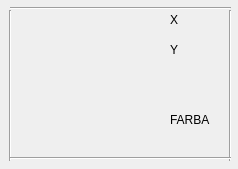
<?xml version="1.0" encoding="UTF-8"?>
<ui version="4.0">
 <class>HistoryItem</class>
 <widget class="QWidget" name="HistoryItem">
  <property name="geometry">
   <rect>
    <x>0</x>
    <y>0</y>
    <width>238</width>
    <height>169</height>
   </rect>
  </property>
  <property name="windowTitle">
   <string>Form</string>
  </property>
  <widget class="QLabel" name="label">
   <property name="geometry">
    <rect>
     <x>170</x>
     <y>110</y>
     <width>67</width>
     <height>20</height>
    </rect>
   </property>
   <property name="text">
    <string>FARBA</string>
   </property>
  </widget>
  <widget class="QLabel" name="label_2">
   <property name="geometry">
    <rect>
     <x>170</x>
     <y>10</y>
     <width>67</width>
     <height>20</height>
    </rect>
   </property>
   <property name="text">
    <string>X</string>
   </property>
  </widget>
  <widget class="QLabel" name="label_3">
   <property name="geometry">
    <rect>
     <x>170</x>
     <y>40</y>
     <width>67</width>
     <height>20</height>
    </rect>
   </property>
   <property name="text">
    <string>Y</string>
   </property>
  </widget>
  <widget class="QWidget" name="gridLayoutWidget">
   <property name="geometry">
    <rect>
     <x>10</x>
     <y>10</y>
     <width>151</width>
     <height>141</height>
    </rect>
   </property>
   <layout class="QGridLayout" name="gridLayout"/>
  </widget>
  <widget class="Line" name="line">
   <property name="geometry">
    <rect>
     <x>220</x>
     <y>10</y>
     <width>20</width>
     <height>151</height>
    </rect>
   </property>
   <property name="orientation">
    <enum>Qt::Vertical</enum>
   </property>
  </widget>
  <widget class="Line" name="line_2">
   <property name="geometry">
    <rect>
     <x>0</x>
     <y>10</y>
     <width>20</width>
     <height>151</height>
    </rect>
   </property>
   <property name="orientation">
    <enum>Qt::Vertical</enum>
   </property>
  </widget>
  <widget class="Line" name="line_3">
   <property name="geometry">
    <rect>
     <x>10</x>
     <y>150</y>
     <width>221</width>
     <height>16</height>
    </rect>
   </property>
   <property name="orientation">
    <enum>Qt::Horizontal</enum>
   </property>
  </widget>
  <widget class="Line" name="line_4">
   <property name="geometry">
    <rect>
     <x>10</x>
     <y>0</y>
     <width>221</width>
     <height>16</height>
    </rect>
   </property>
   <property name="orientation">
    <enum>Qt::Horizontal</enum>
   </property>
  </widget>
 </widget>
 <resources/>
 <connections/>
</ui>
